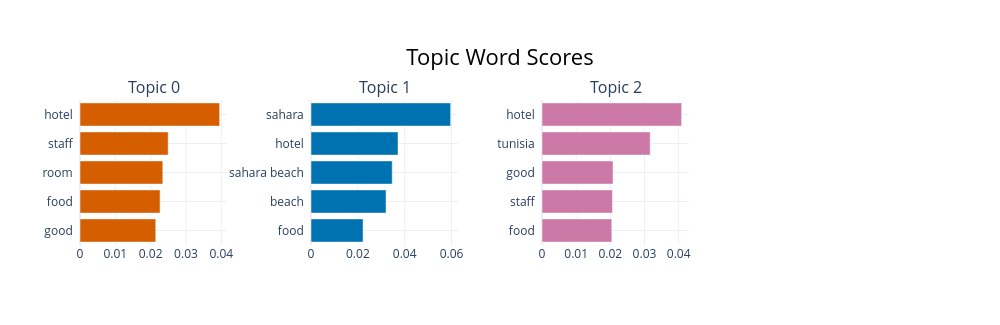

The cell this chart's notebook holds for it:
### Code cell
# Visualisation simple : Bar chart des topics (fonctionne même avec peu de topics)
fig = topic_model.visualize_barchart(top_n_topics=5)
fig.show()

### Figure 1 — Plotly figure (JSON) as saved in the notebook; plotly's stock layout.template omitted (floating-point values rounded to 4 significant figures)
{"data": [{"marker": {"color": "#D55E00"}, "orientation": "h", "type": "bar", "x": [0.02145, 0.02267, 0.02344, 0.02496, 0.03953], "xaxis": "x", "y": ["good  ", "food  ", "room  ", "staff  ", "hotel  "], "yaxis": "y"}, {"marker": {"color": "#0072B2"}, "orientation": "h", "type": "bar", "x": [0.02223, 0.03204, 0.03468, 0.03715, 0.05962], "xaxis": "x2", "y": ["food  ", "beach  ", "sahara beach  ", "hotel  ", "sahara  "], "yaxis": "y2"}, {"marker": {"color": "#CC79A7"}, "orientation": "h", "type": "bar", "x": [0.02043, 0.02062, 0.02079, 0.03167, 0.04087], "xaxis": "x3", "y": ["food  ", "staff  ", "good  ", "tunisia  ", "hotel  "], "yaxis": "y3"}], "layout": {"annotations": [{"font": {"size": 16}, "showarrow": false, "text": "Topic 0", "x": 0.0875, "xanchor": "center", "xref": "paper", "y": 1, "yanchor": "bottom", "yref": "paper"}, {"font": {"size": 16}, "showarrow": false, "text": "Topic 1", "x": 0.3625, "xanchor": "center", "xref": "paper", "y": 1, "yanchor": "bottom", "yref": "paper"}, {"font": {"size": 16}, "showarrow": false, "text": "Topic 2", "x": 0.6375, "xanchor": "center", "xref": "paper", "y": 1, "yanchor": "bottom", "yref": "paper"}], "height": 325, "hoverlabel": {"bgcolor": "white", "font": {"family": "Rockwell", "size": 16}}, "showlegend": false, "title": {"font": {"color": "Black", "size": 22}, "text": "Topic Word Scores", "x": 0.5, "xanchor": "center", "yanchor": "top"}, "width": 1000, "xaxis": {"anchor": "y", "domain": [0, 0.175], "showgrid": true}, "xaxis2": {"anchor": "y2", "domain": [0.275, 0.45], "showgrid": true}, "xaxis3": {"anchor": "y3", "domain": [0.55, 0.725], "showgrid": true}, "xaxis4": {"anchor": "y4", "domain": [0.825, 1], "showgrid": true}, "yaxis": {"anchor": "x", "domain": [0, 1], "showgrid": true}, "yaxis2": {"anchor": "x2", "domain": [0, 1], "showgrid": true}, "yaxis3": {"anchor": "x3", "domain": [0, 1], "showgrid": true}, "yaxis4": {"anchor": "x4", "domain": [0, 1], "showgrid": true}}}
